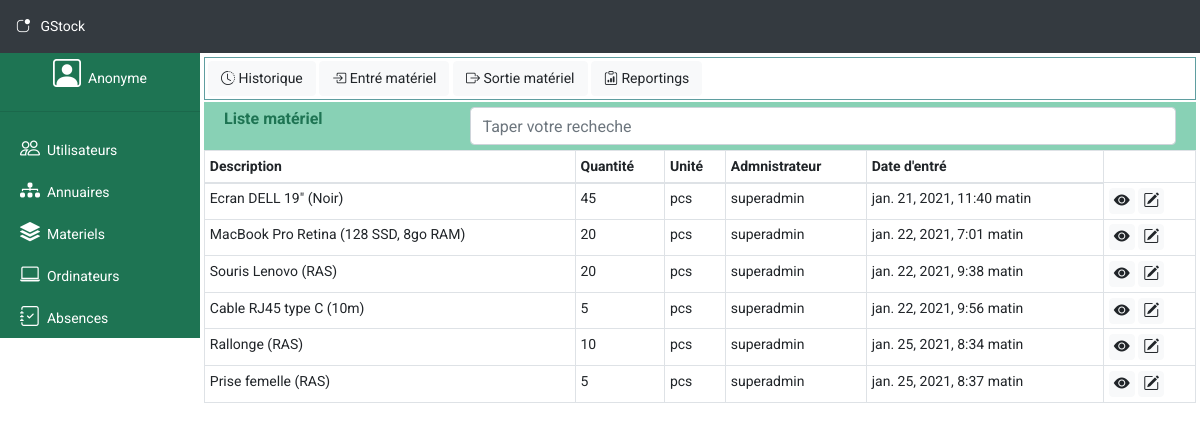
Page /materials/ on the earlier database version.
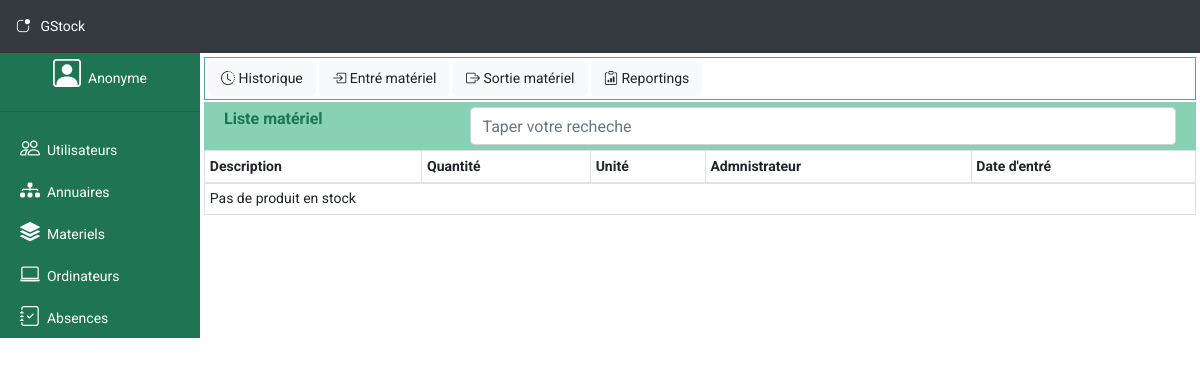
Same page on the later database version.
### materials/models.py (models this page shows, shortened)
class Materials(models.Model):
    class Meta:
        db_table = 'materials'
    title = models.CharField(max_length=50)
    description = models.CharField(max_length=255)
    quantity = models.IntegerField()
    unity = models.CharField(max_length=50)
    state = models.CharField(max_length=10)
    administrator = models.CharField(max_length=50)
    created_at = models.DateTimeField(auto_now_add=True)
    updated_at = models.DateTimeField(auto_now=True)

### materials/views.py (the view)
# urls.py: path('', AbsenceView.home, name="absence_home"),
def home(request):
    try:
        materials = Materials.objects.all()
    except:
        raise Http404('Not found')
    return render(request, 'material/home.html', {'materials': materials})

### materials/templates/material/home.html (shortened to what this page needs)
{% extends 'layout.html' %}
{% block content %}
<div class="container-fluid m-0 p-0">
    <div class="container-fluid sublink">
        <a href="{% url 'material:history_material' %}" class="btn btn-light history"><i class="bi bi-clock-history"></i> Historique</a>
        <a class="btn btn-light" id="add"><i class="bi bi-box-arrow-in-right"></i> Entré matériel</a>
        <a href="{% url 'material:get_takeout_material' %}" class="btn btn-light"><i class="bi bi-box-arrow-right"></i> Sortie matériel</a>
        <a href="{% url 'material:reporting_material' %}" class="btn btn-light"><i class="bi bi-clipboard-data"></i> Reportings</a>
    </div>
    <div class="container-fluid subtitle">
        <div class="row">
            <div class="col-md-3">
                Liste matériel
            </div>
            <div class="col-md-9">
                <input type="search" class="form-control" placeholder="Taper votre recheche">
            </div>
        </div>
    </div>
    <div class="container-fluid p-0 m-0 lists">
        <table class='table table-sm table-hovered table-bordered m-0 table-list'>
            <thead>
                <tr>
                    <th>Description</th>
                    <th>Quantité</th>
                    <th>Unité</th>
                    <th>Admnistrateur</th>
                    <th>Date d'entré</th>
                </tr>
            </thead>
            <tbody>
                {% for material in materials %}
                    <tr>
                        <td>{{ material.title }} ({{ material.description|truncatewords:10 }})</td>
                        <td>{{ material.quantity }}</td>
                        <td>{{ material.unity }}</td>
                        <td>{{ material.administrator }}</td>
                        <td>{{ material.created_at }}</td>
                        <td>
                            <a href="{% url 'material:show_material' material.id %}" class="btn btn-light pt-0 pb-0 pl-1 pr-1" title="Voir"><i class="bi bi-eye-fill"></i></a>
                            <a href="{% url 'material:edit_material' material.id %}" class="btn btn-light pt-0 pb-0 pl-1 pr-1" title="Editer"><i class="bi bi-pencil-square"></i></a>
                        </td>
                    </tr>
                {% empty %}
                    <tr>
                        <td colspan="5">Pas de produit en stock</td>
                    </tr>
                {% endfor %}
            </tbody>
        </table>
    </div>
</div>
{% endblock %}

### templates/layout.html (shortened to what this page needs)
<!DOCTYPE html>
<html lang="en">
<head>
    <link rel="stylesheet" href="/static/css/bootstrap.min.css">
    <link rel="stylesheet" href="https://cdn.jsdelivr.net/npm/bootstrap-icons@1.3.0/font/bootstrap-icons.css">
    <link rel="stylesheet" type="text/css" href="/static/public/css/app.css">
</head>
<body>
    <header class="container-fluid bg-dark p-3 text-white">
        <i class="bi bi-app-indicator"></i> &nbsp; GStock
    </header>
    <div class="container-fluid p-0 m-0">
        <div class="row p-0 m-0">
            <div class="col-md-2 m-0 p-0">
                <ul class="leftmenu">
                    <li><a href="#" class="useroption"><span><i class="bi bi-person-square"></i></span>&nbsp; Anonyme</a></li>
                    <hr>
                    <li><a href="{% url 'users:user_home' %}" class="menuoption"><i class="bi bi-people"></i>&nbsp; Utilisateurs</a></li>
                    <li><a href="{% url 'directories:directory_home' %}" class="menuoption"><i class="bi bi-diagram-3-fill"></i>&nbsp; Annuaires</a></li>
                    <li><a href="{% url 'material:material_home' %}" class="menuoption"><i class="bi bi-stack"></i>&nbsp; Materiels</a></li>
                    <li><a href="{% url 'computers:computer_home' %}" class="menuoption"><i class="bi bi-laptop"></i>&nbsp; Ordinateurs</a></li>
                    <li><a href="{% url 'absences:absence_home' %}" class="menuoption"><i class="bi bi-journal-check"></i>&nbsp; Absences</a></li>
                </ul>
            </div>
            <div class="col-md-10 p-1 m-0">
                {% block content %} {% endblock %}
            </div>
        </div>
    </div>
</body>
</html>

### public/css/app.css (style rules this page uses)
body { font-family: 'Roboto', sans-serif; font-size: 14px; }
.row { padding: 0px; margin: 0px; }
div.subtitle { background-color:rgb(136, 209, 181); color: rgb(30, 116, 83); font-weight: bold; font-size: 16px; padding: 5px; }
div.sublink { border: 1px solid cadetblue; margin-bottom: 2px; padding: 3px; }
div.sublink a { font-size: 14px; }
ul.leftmenu { padding: 0px; margin: 0; background-color: rgb(30, 116, 83); }
ul.leftmenu li { padding: 0px; margin: 0px; }
ul.leftmenu li a.menuoption { padding: 5px 5px 5px 20px; margin: 0px; color: rgb(255, 255, 255); width: 100%; display: block; text-decoration: none; }
ul.leftmenu li a.menuoption::after { content: ''; display: block; width: 0; height: 2px; background: rgb(252, 253, 253); transition: width .3s; }
ul.leftmenu li a.useroption { margin: 0px; padding: 0px; color: rgb(255, 255, 255); width: 100%; display: block; text-decoration: none; text-align: center; }
ul.leftmenu li a span i { font-size: 28px; }
ul.leftmenu li a i { font-size: 20px; }
.lists { max-height: 500px; overflow: auto; }

Differences in the rows shown:
removed Materials: title "Ecran DELL 19\"", description "Noir", quantity "45", unity "pcs", administrator "superadmin", created_at "jan. 21, 2021, 11:40 matin"
removed Materials: title "MacBook Pro Retina", description "128 SSD, 8go RAM", quantity "20", unity "pcs", administrator "superadmin", created_at "jan. 22, 2021, 7:01 matin"
removed Materials: title "Souris Lenovo", description "RAS", quantity "20", unity "pcs", administrator "superadmin", created_at "jan. 22, 2021, 9:38 matin"
removed Materials: title "Cable RJ45 type C", description "10m", quantity "5", unity "pcs", administrator "superadmin", created_at "jan. 22, 2021, 9:56 matin"
removed Materials: title "Rallonge", description "RAS", quantity "10", unity "pcs", administrator "superadmin", created_at "jan. 25, 2021, 8:34 matin"
removed Materials: title "Prise femelle", description "RAS", quantity "5", unity "pcs", administrator "superadmin", created_at "jan. 25, 2021, 8:37 matin"
Other differences:
text now shown: "Pas de produit en stock"
